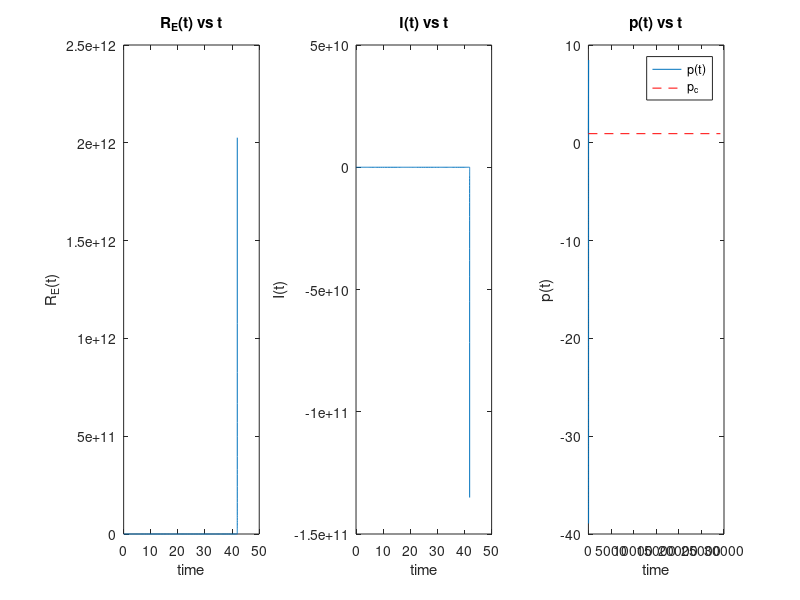

Write MATLAB code to recreate this figure.
clear all
close all
% Parameter definitions
mu = 1/(78*365);  % Birth and death rate (1/L, where L is life expectancy)
v = 1/(7);% Rate of recovery from infection
R_0 = 15;% Basic Reproduction Number
beta = R_0*(mu+v); % Transmission rate
p_3 = 0.90;
k_theta = 40; % Combined constant ( given k*theta = 40)          
p_c =0.933; %critical elimination coverage
gamma_hat = 1.253e-4;%for G-model
alpha_hat= 0.091e-4; 


% Cp_imitation_3
p_imitation_3 = (mu * p_c) / (mu + (mu + v) * alpha_hat);

% Immigration rate (1 individual per week in a population of 5e6)
Imm_rate = 1 / (5e6 *7);

% Differential equations
f = @(t,y) [
    mu*(1-p_3) - mu*y(1) - beta*y(1)*y(2);%+ Imm_rate ;           % dS/dt
    beta*y(1)*y(2)  - (mu+v)*y(2);%- Imm_rate ;                        % dI/dt
    k_theta*(1-p_3) * ((y(2) - alpha_hat*p_3)*p_3 + gamma_hat);           % dp/dt
];
 
 
% Initial conditions
S0 = 1.04/R_0;
I0 = 0.82e-5;
p0 = 0.95;

% Time span
tspan = [0, 80*365];

% using ode45
[t, Y] = ode45(f, tspan, [S0 I0 p0]);

% Plots
figure;
subplot(1,3,1);
plot(t/365, R_0*Y(:,1)); % R_E(t) = R_0*S(t)
title('R_E(t) vs t');
xlabel('time');
ylabel('R_E(t)');

subplot(1,3,2);
plot(t/365, Y(:,2));
title('I(t) vs t');
xlabel('time');
ylabel('I(t)');

subplot(1,3,3);
plot(t/365, Y(:,3));
title('p(t) vs t');
xlabel('time');
ylabel('p(t)');
hold on;
line([0 80*365],[p_c p_c],'Color','red','LineStyle','--');
legend('p(t)', 'p_c');
